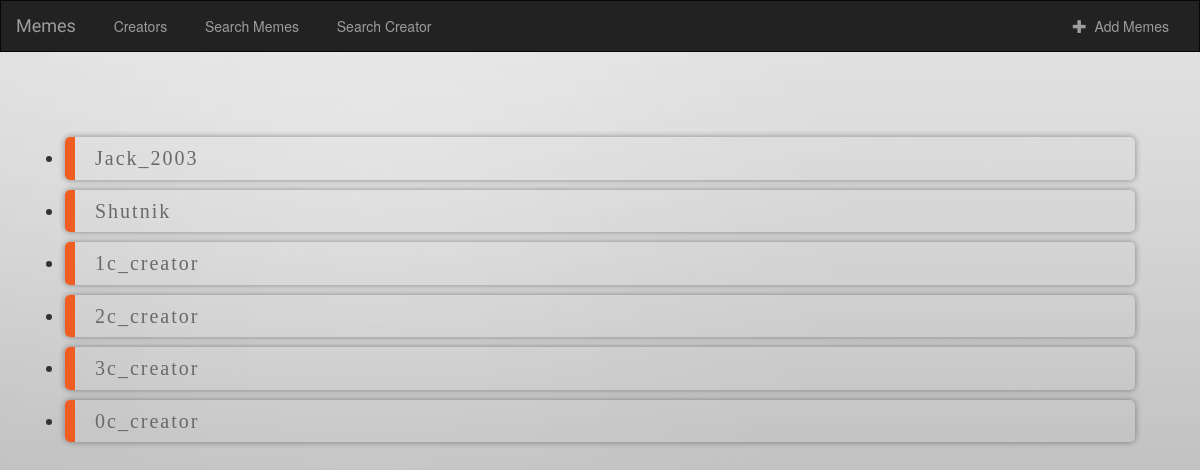
Page /memes/creators/ on the committed database.
### memes/models.py (models this page shows, shortened)
class Creator(models.Model):
    Nickname = models.CharField(max_length = 100)
    Popularity = models.IntegerField()
    Relation_to_Memes = models.CharField(max_length = 100)
    User = models.ForeignKey(User, on_delete=models.CASCADE)
    source = models.ManyToManyField(Source)

### memes/views.py (the view)
# urls.py: url(r'^creators/(?P<Creator_id>[0-9]+)/$', views.creator_inf, name='creator_inf'),
def creators(request):
    cursor = connection.cursor()
    context={}
    creators = cursor.execute("select id, Nickname from memes_creator")
    context["creators"] = creators
    return render(request, "memes/creators.html", context)

### memes/templates/memes/creators.html
{% extends "memes/base.html"%}
{% block body %}
  <ul class = 'border'>
    {%for id, mem in creators %}
    <li><a href="{% url 'creator_inf' id%}" style="color:#696969;">{{mem}}</a></li>
    {%endfor%}
  </ul>
{% endblock %}

### memes/static/memes/style.css (style rules this page uses)
body { background : white url("Website-Background.jpg"); background-size:cover; }
ul.border { list-style-image: url(https://pp.userapi.com/c840422/v840422959/1e667/vyC6baHihiM.jpg); padding: 65px; }
ul.border li { font-family: "Trebuchet MS", "Lucida Sans"; padding: 7px 20px; margin-bottom: 10px; border-radius: 5px; border-left: 10px solid #f05d22; box-shadow: 2px -2px 5px 0 rgba(0,0,0,.1), -2px -2px 5px 0 rgba(0,0,0,.1), 2px 2px 5px 0 rgba(0,0,0,.1), -2px 2px 5px 0 rgba(0,0,0,.1); font-size: 20px; letter-spacing: 2px; transition: 0.3s all linear; }

### rows in the picture
Creator: Nickname "Jack_2003"
Creator: Nickname "Shutnik"
Creator: Nickname "1c_creator"
Creator: Nickname "2c_creator"
Creator: Nickname "3c_creator"
Creator: Nickname "0c_creator"
